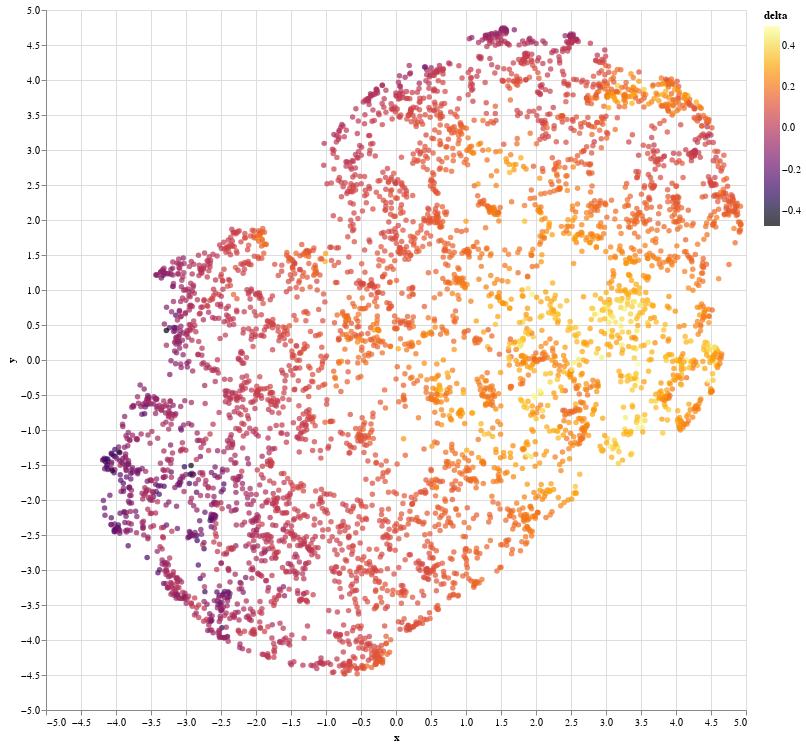

Source (notebook cell):
### Code cell
chart.interactive()

### Figure 1 — Vega-Lite specification as saved in the notebook (floating-point values rounded to 4 significant figures; data arrays with more than 128 entries replaced by an {"elided": "..."} marker saying what was removed)
{"$schema": "https://vega.github.io/schema/vega-lite/v2.4.3.json", "config": {"view": {"height": 300, "width": 400}}, "data": {"values": {"elided": "5000 records"}}, "encoding": {"color": {"field": "delta", "scale": {"scheme": "inferno"}, "type": "quantitative"}, "tooltip": {"field": "label", "type": "nominal"}, "x": {"field": "x", "type": "quantitative"}, "y": {"field": "y", "type": "quantitative"}}, "height": 700, "mark": "circle", "selection": {"selector023": {"bind": "scales", "encodings": ["x", "y"], "mark": {"fill": "#333", "fillOpacity": 0.125, "stroke": "white"}, "on": "[mousedown, window:mouseup] > window:mousemove!", "resolve": "global", "translate": "[mousedown, window:mouseup] > window:mousemove!", "type": "interval", "zoom": "wheel!"}}, "width": 700}
